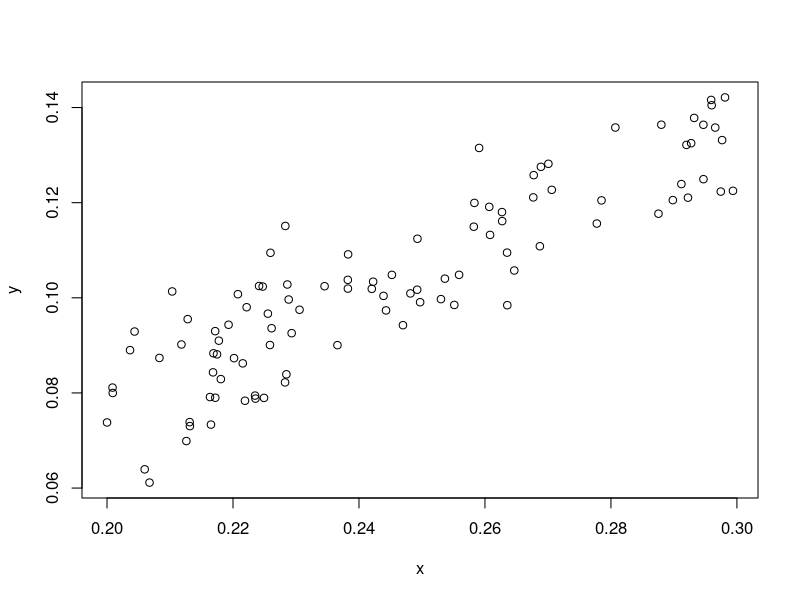

Recreate this plot in R.
## ---- chunk 1
q <- -0.04
m <- 0.6
ar <- .5
sigma0 <- 0.004

rxy <- function(n) {
	x <- runif(n, 0.2, 0.3)
	eta.gen <- \(n)rnorm(n, sd = sigma0)
	eta <- arima.sim(list(order = c(1,0,0), ar = .88), n = n, rand.gen = eta.gen)
	y <- q + m * x + eta
	data.frame(x = x, y = y)
}
## ---- chunk 2
with(rxy(100), plot(x, y))
## ---- chunk 3
B <- 1e3
ar_selected <- logical(B)
beta_hat <- numeric(B)
var_beta_hat <- numeric(B)
sigma0_sq_hat <- numeric(B)
sigma0_sq_hat[] <- NA
N <- 20

for (b in 1:B) {
	dd <- rxy(N)
	fit <- lm(y ~ x, data = dd)
	p <- forecast::checkresiduals(fit, test = "BG", plot = F)$p.value
	if (p < 0.05) {
		ar_selected[b] <- TRUE
		fit <- forecast::Arima(dd$y, c(1,0,0), xreg = dd$x, method = "CSS")
		beta_hat[b] <- coef(fit)["xreg"]
		var_beta_hat[b] <- vcov(fit)["xreg", "xreg"]
		sigma0_sq_hat[b] <- fit$sigma2
	} else {
		ar_selected[b] <- FALSE
		beta_hat[b] <- coef(fit)[2]
		var_beta_hat[b] <- vcov(fit)[2,2]
	}
}

mean(ar_selected)
mean(beta_hat)
mean(var_beta_hat[!ar_selected]) / (sd(beta_hat[!ar_selected]) ^2)
mean(sigma0_sq_hat, na.rm = T) / (sigma0^2)
